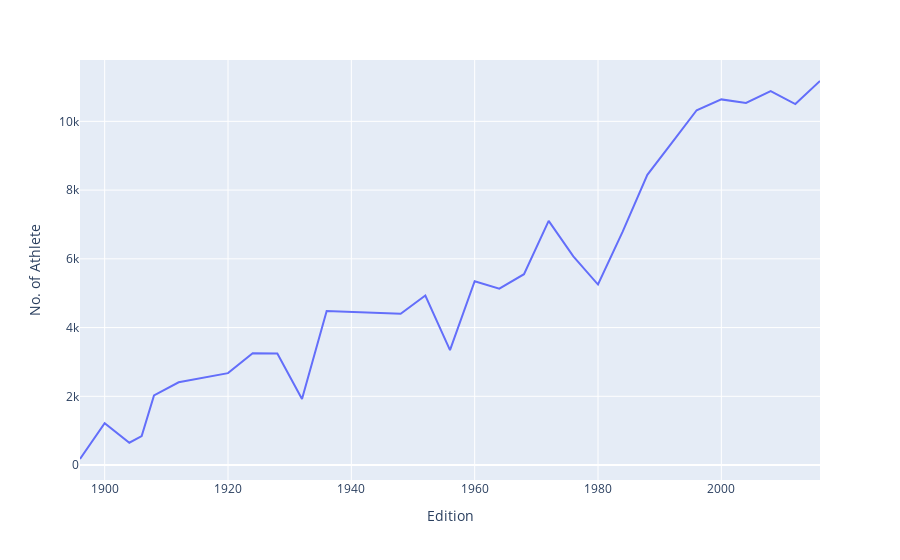

Notebook source saved alongside this figure:
### Code cell
fig = px.line(athlete_over_time,x='Edition',y='No. of Athlete')
fig.show()

### Figure 1 — Plotly figure (JSON) as saved in the notebook; plotly's stock layout.template omitted (floating-point values rounded to 4 significant figures)
{"data": [{"hovertemplate": "Edition=%{x}<br>No. of Athlete=%{y}<extra></extra>", "legendgroup": "", "line": {"color": "#636efa", "dash": "solid"}, "marker": {"symbol": "circle"}, "mode": "lines", "name": "", "orientation": "v", "showlegend": false, "type": "scatter", "x": [1896, 1900, 1904, 1906, 1908, 1912, 1920, 1924, 1928, 1932, 1936, 1948, 1952, 1956, 1960, 1964, 1968, 1972, 1976, 1980, 1984, 1988, 1992, 1996, 2000, 2004, 2008, 2012, 2016], "xaxis": "x", "y": [176, 1220, 650, 841, 2024, 2409, 2675, 3256, 3246, 1922, 4482, 4402, 4931, 3346, 5348, 5134, 5552, 7105, 6070, 5252, 6791, 8443, 9380, 10324, 10639, 10537, 10880, 10502, 11174], "yaxis": "y"}], "layout": {"autosize": true, "legend": {"tracegroupgap": 0}, "margin": {"t": 60}, "xaxis": {"anchor": "y", "autorange": true, "domain": [0, 1], "range": [1896, 2016], "title": {"text": "Edition"}, "type": "linear"}, "yaxis": {"anchor": "x", "autorange": true, "domain": [0, 1], "range": [-435, 11785], "title": {"text": "No. of Athlete"}, "type": "linear"}}}
